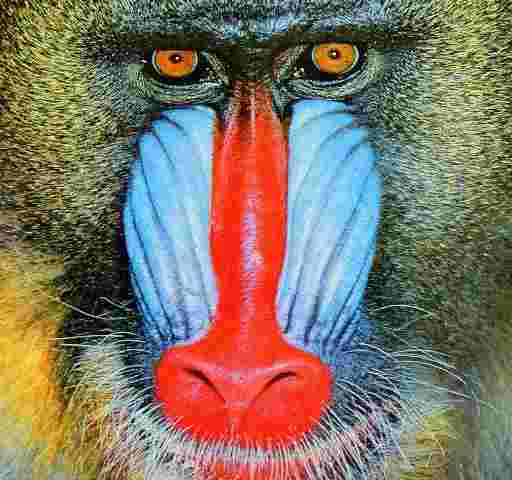
#> input picture code/Ape.jpeg, 512 x 480 px
$ jupyter execute Laplace.ipynb
#> lines starting #> are read from the running program, lines starting #| are printed output that depends on the picture
# Laplace-Filter

## Implementierung des Laplace-Filters

### Imports:

[cell 1]
import numpy as np
import cv2 as cv
import matplotlib.pyplot as plt
import cv2

## Laplace Filtermaske

Für den Filter wurde der diskrete Laplace-Operator verwendet.\
Es wurden die beiden gängisten 2-dimensionalen Filtermasken verwendet:\
\begin{align}
Maske1:
\begin{vmatrix}
0 & 1 & 0 \\
1 & -4 & 1 \\
0 & 1 & 0
\end{vmatrix}
\end{align}
\begin{align}
Maske2 (für diagonale Kanten):
\begin{vmatrix}
1 & 1 & 1 \\
1 & -8 & 1 \\
1 & 1 & 1
\end{vmatrix}
\end{align}

[cell 2]
laplace_mask1 = np.array([(0,1,0), (1,-4,1), (0,1,0)])
laplace_mask2 = np.array([(1,1,1), (1,-8,1), (1,1,1)])

## Faltung

Für die Faltung der Filtermaske mit dem Bild wird die Methode convo() aus der Aufgabe Binomial-Filter verwendet.

[cell 3]
def convo(grey_img, binom_matrix):
    print("filter matrix Shape : {}".format(binom_matrix.shape))

    image_row, image_col = grey_img.shape
    kernel_row, kernel_col = binom_matrix.shape

    output = np.zeros(grey_img.shape)

    pad_height = int((kernel_row - 1) / 2)
    pad_width = int((kernel_col - 1) / 2)

    padded_image = np.zeros((image_row + (2 * pad_height), image_col + (2 * pad_width)))

    padded_image[pad_height:padded_image.shape[0] - pad_height, pad_width:padded_image.shape[1] - pad_width] = grey_img

    for row in range(image_row):
        for col in range(image_col):
            output[row, col] = np.sum(binom_matrix * padded_image[row:row + kernel_row, col:col + kernel_col])

    print("Output Image size : {}".format(output.shape))
    return output

## Visualisierung

### Anwenden der Methoden
Zuerst wird das Bild "Lenna.png" geladen und in Graustufen formatiert.\
Auf das Graustufenbild kann dann die Faltung mit den beiden Filtermasken angewandt werden.

[cell 4]
image = cv2.imread("Ape.jpeg")
#> image is the input picture: shape (480, 512, 3); mean B, G, R 101.5, 117.4, 128.6
grey_img = cv2.cvtColor(image, cv2.COLOR_BGR2GRAY)
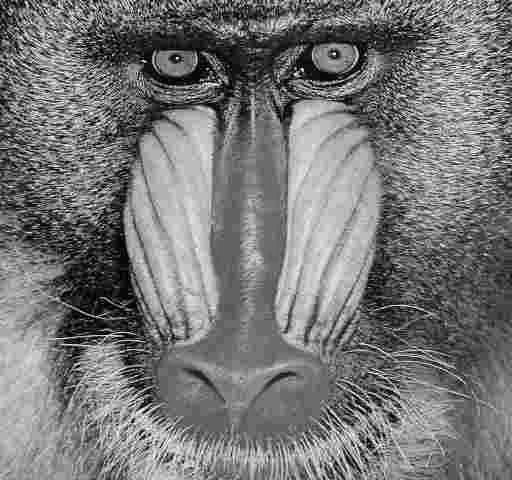
#> grey_img: shape (480, 512); min 0, max 255, mean 118.9

laplace1 = convo(grey_img, laplace_mask1)
#> in convo, `padded_image[pad_height:padded_image.shape[0] - pad_height, pad_width:..`:
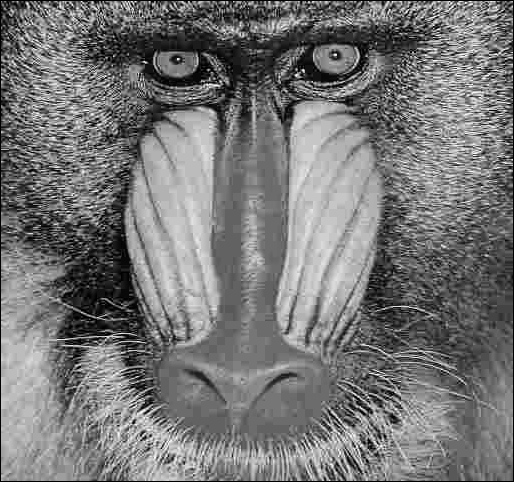
#> padded_image: shape (482, 514) float64; min 0, max 255, mean 117.9
#> after the loop in convo, `for row in range(image_row):`:
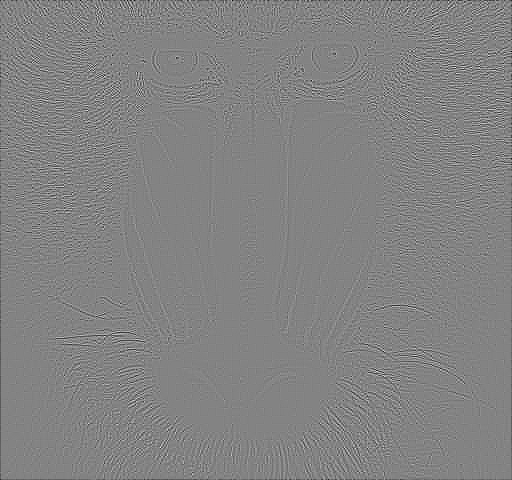
#> output: shape (480, 512) float64; min -642, max 605, mean -0.9; drawn with min black and max white
#| Output Image size : (480, 512)
laplace2 = convo(grey_img, laplace_mask2)
#| Output Image size : (480, 512)

### Bilder zeichnen

[cell 5]
fig = plt.figure(figsize=(25, 25))
gs = fig.add_gridspec(1, 3)
ax1 = fig.add_subplot(gs[0, 0], title="original image")
ax2 = fig.add_subplot(gs[0, 1], title="Laplace mit 1. Maske")
ax3 = fig.add_subplot(gs[0, 2], title="Laplace with 2. Maske")
ax1.imshow(grey_img, cmap='gray')
ax1.axis('off')
ax2.imshow(laplace1, cmap='gray')
ax2.axis('off')
ax3.imshow(laplace2, cmap='gray')
ax3.axis('off')
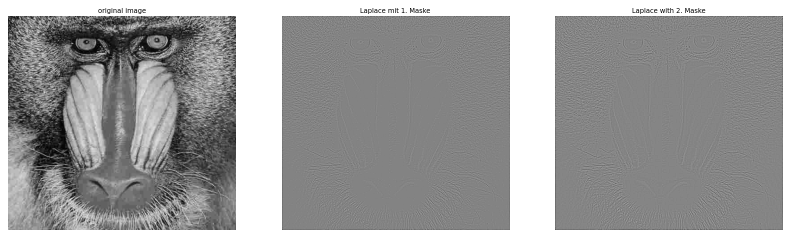
#> figure drawn by matplotlib, 3 panels
